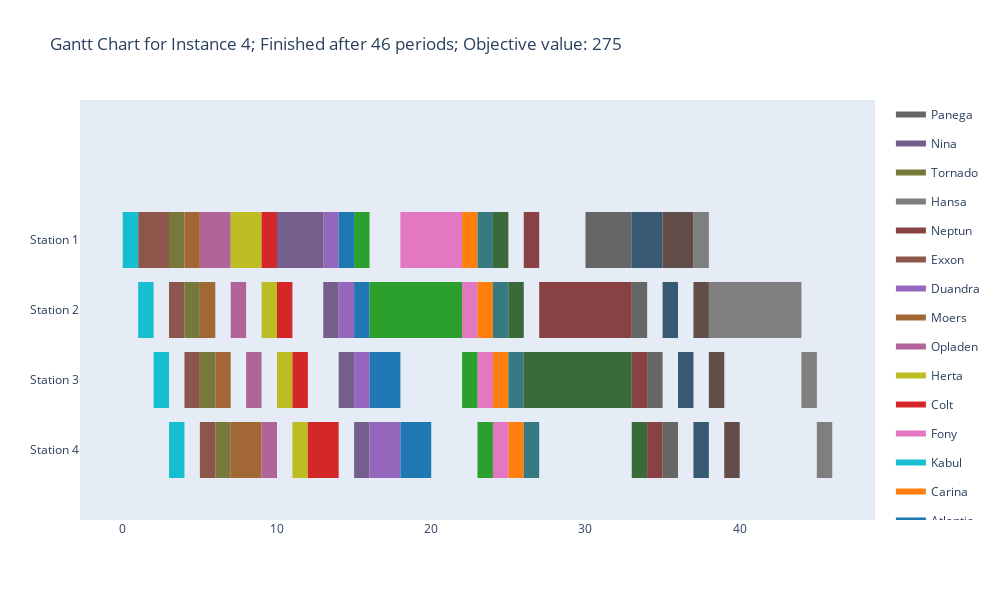

Here is the notebook cell this chart was saved with:
### Code cell
# Create gantt chart
gantt = create_gantt_chart(model, ships, ship_names, stations, X, W, A, F)

display(gantt)

### Figure 1 — Plotly figure (JSON) as saved in the notebook; plotly's stock layout.template omitted (floating-point values rounded to 4 significant figures)
{"data": [{"fill": "toself", "fillcolor": "rgb(102, 102, 102)", "hoverinfo": "name", "legendgroup": "rgb(102, 102, 102)", "mode": "none", "name": "Panega", "showlegend": true, "type": "scatter", "x": [30, 33, 33, 30, 30, 33, 34, 34, 33, 33, 34, 35, 35, 34, 34, 35, 36, 36, 35], "y": [2.6, 2.6, 3.4, 3.4, null, 1.6, 1.6, 2.4, 2.4, null, 0.6, 0.6, 1.4, 1.4, null, -0.4, -0.4, 0.4, 0.4]}, {"fill": "toself", "fillcolor": "rgb(118, 94, 140)", "hoverinfo": "name", "legendgroup": "rgb(118, 94, 140)", "mode": "none", "name": "Nina", "showlegend": true, "type": "scatter", "x": [10, 13, 13, 10, 10, 13, 14, 14, 13, 13, 14, 15, 15, 14, 14, 15, 16, 16, 15], "y": [2.6, 2.6, 3.4, 3.4, null, 1.6, 1.6, 2.4, 2.4, null, 0.6, 0.6, 1.4, 1.4, null, -0.4, -0.4, 0.4, 0.4]}, {"fill": "toself", "fillcolor": "rgb(120, 120, 58)", "hoverinfo": "name", "legendgroup": "rgb(120, 120, 58)", "mode": "none", "name": "Tornado", "showlegend": true, "type": "scatter", "x": [3, 4, 4, 3, 3, 4, 5, 5, 4, 4, 5, 6, 6, 5, 5, 6, 7, 7, 6], "y": [2.6, 2.6, 3.4, 3.4, null, 1.6, 1.6, 2.4, 2.4, null, 0.6, 0.6, 1.4, 1.4, null, -0.4, -0.4, 0.4, 0.4]}, {"fill": "toself", "fillcolor": "rgb(127, 127, 127)", "hoverinfo": "name", "legendgroup": "rgb(127, 127, 127)", "mode": "none", "name": "Hansa", "showlegend": true, "type": "scatter", "x": [37, 38, 38, 37, 37, 38, 44, 44, 38, 38, 44, 45, 45, 44, 44, 45, 46, 46, 45], "y": [2.6, 2.6, 3.4, 3.4, null, 1.6, 1.6, 2.4, 2.4, null, 0.6, 0.6, 1.4, 1.4, null, -0.4, -0.4, 0.4, 0.4]}, {"fill": "toself", "fillcolor": "rgb(136, 66, 67)", "hoverinfo": "name", "legendgroup": "rgb(136, 66, 67)", "mode": "none", "name": "Neptun", "showlegend": true, "type": "scatter", "x": [26, 27, 27, 26, 26, 27, 33, 33, 27, 27, 33, 34, 34, 33, 33, 34, 35, 35, 34], "y": [2.6, 2.6, 3.4, 3.4, null, 1.6, 1.6, 2.4, 2.4, null, 0.6, 0.6, 1.4, 1.4, null, -0.4, -0.4, 0.4, 0.4]}, {"fill": "toself", "fillcolor": "rgb(140, 86, 75)", "hoverinfo": "name", "legendgroup": "rgb(140, 86, 75)", "mode": "none", "name": "Exxon", "showlegend": true, "type": "scatter", "x": [1, 3, 3, 1, 1, 3, 4, 4, 3, 3, 4, 5, 5, 4, 4, 5, 6, 6, 5], "y": [2.6, 2.6, 3.4, 3.4, null, 1.6, 1.6, 2.4, 2.4, null, 0.6, 0.6, 1.4, 1.4, null, -0.4, -0.4, 0.4, 0.4]}, {"fill": "toself", "fillcolor": "rgb(148, 103, 189)", "hoverinfo": "name", "legendgroup": "rgb(148, 103, 189)", "mode": "none", "name": "Duandra", "showlegend": true, "type": "scatter", "x": [13, 14, 14, 13, 13, 14, 15, 15, 14, 14, 15, 16, 16, 15, 15, 16, 18, 18, 16], "y": [2.6, 2.6, 3.4, 3.4, null, 1.6, 1.6, 2.4, 2.4, null, 0.6, 0.6, 1.4, 1.4, null, -0.4, -0.4, 0.4, 0.4]}, {"fill": "toself", "fillcolor": "rgb(161, 104, 54)", "hoverinfo": "name", "legendgroup": "rgb(161, 104, 54)", "mode": "none", "name": "Moers", "showlegend": true, "type": "scatter", "x": [4, 5, 5, 4, 4, 5, 6, 6, 5, 5, 6, 7, 7, 6, 6, 7, 9, 9, 7], "y": [2.6, 2.6, 3.4, 3.4, null, 1.6, 1.6, 2.4, 2.4, null, 0.6, 0.6, 1.4, 1.4, null, -0.4, -0.4, 0.4, 0.4]}, {"fill": "toself", "fillcolor": "rgb(177, 100, 153)", "hoverinfo": "name", "legendgroup": "rgb(177, 100, 153)", "mode": "none", "name": "Opladen", "showlegend": true, "type": "scatter", "x": [5, 7, 7, 5, 5, 7, 8, 8, 7, 7, 8, 9, 9, 8, 8, 9, 10, 10, 9], "y": [2.6, 2.6, 3.4, 3.4, null, 1.6, 1.6, 2.4, 2.4, null, 0.6, 0.6, 1.4, 1.4, null, -0.4, -0.4, 0.4, 0.4]}, {"fill": "toself", "fillcolor": "rgb(188, 189, 34)", "hoverinfo": "name", "legendgroup": "rgb(188, 189, 34)", "mode": "none", "name": "Herta", "showlegend": true, "type": "scatter", "x": [7, 9, 9, 7, 7, 9, 10, 10, 9, 9, 10, 11, 11, 10, 10, 11, 12, 12, 11], "y": [2.6, 2.6, 3.4, 3.4, null, 1.6, 1.6, 2.4, 2.4, null, 0.6, 0.6, 1.4, 1.4, null, -0.4, -0.4, 0.4, 0.4]}, {"fill": "toself", "fillcolor": "rgb(214, 39, 40)", "hoverinfo": "name", "legendgroup": "rgb(214, 39, 40)", "mode": "none", "name": "Colt", "showlegend": true, "type": "scatter", "x": [9, 10, 10, 9, 9, 10, 11, 11, 10, 10, 11, 12, 12, 11, 11, 12, 14, 14, 12], "y": [2.6, 2.6, 3.4, 3.4, null, 1.6, 1.6, 2.4, 2.4, null, 0.6, 0.6, 1.4, 1.4, null, -0.4, -0.4, 0.4, 0.4]}, {"fill": "toself", "fillcolor": "rgb(227, 119, 194)", "hoverinfo": "name", "legendgroup": "rgb(227, 119, 194)", "mode": "none", "name": "Fony", "showlegend": true, "type": "scatter", "x": [18, 22, 22, 18, 18, 22, 23, 23, 22, 22, 23, 24, 24, 23, 23, 24, 25, 25, 24], "y": [2.6, 2.6, 3.4, 3.4, null, 1.6, 1.6, 2.4, 2.4, null, 0.6, 0.6, 1.4, 1.4, null, -0.4, -0.4, 0.4, 0.4]}, {"fill": "toself", "fillcolor": "rgb(23, 190, 207)", "hoverinfo": "name", "legendgroup": "rgb(23, 190, 207)", "mode": "none", "name": "Kabul", "showlegend": true, "type": "scatter", "x": [0, 1, 1, 0, 0, 1, 2, 2, 1, 1, 2, 3, 3, 2, 2, 3, 4, 4, 3], "y": [2.6, 2.6, 3.4, 3.4, null, 1.6, 1.6, 2.4, 2.4, null, 0.6, 0.6, 1.4, 1.4, null, -0.4, -0.4, 0.4, 0.4]}, {"fill": "toself", "fillcolor": "rgb(255, 127, 14)", "hoverinfo": "name", "legendgroup": "rgb(255, 127, 14)", "mode": "none", "name": "Carina", "showlegend": true, "type": "scatter", "x": [22, 23, 23, 22, 22, 23, 24, 24, 23, 23, 24, 25, 25, 24, 24, 25, 26, 26, 25], "y": [2.6, 2.6, 3.4, 3.4, null, 1.6, 1.6, 2.4, 2.4, null, 0.6, 0.6, 1.4, 1.4, null, -0.4, -0.4, 0.4, 0.4]}, {"fill": "toself", "fillcolor": "rgb(31, 119, 180)", "hoverinfo": "name", "legendgroup": "rgb(31, 119, 180)", "mode": "none", "name": "Atlantic", "showlegend": true, "type": "scatter", "x": [14, 15, 15, 14, 14, 15, 16, 16, 15, 15, 16, 18, 18, 16, 16, 18, 20, 20, 18], "y": [2.6, 2.6, 3.4, 3.4, null, 1.6, 1.6, 2.4, 2.4, null, 0.6, 0.6, 1.4, 1.4, null, -0.4, -0.4, 0.4, 0.4]}, {"fill": "toself", "fillcolor": "rgb(44, 160, 44)", "hoverinfo": "name", "legendgroup": "rgb(44, 160, 44)", "mode": "none", "name": "Clausthal", "showlegend": true, "type": "scatter", "x": [15, 16, 16, 15, 15, 16, 22, 22, 16, 16, 22, 23, 23, 22, 22, 23, 24, 24, 23], "y": [2.6, 2.6, 3.4, 3.4, null, 1.6, 1.6, 2.4, 2.4, null, 0.6, 0.6, 1.4, 1.4, null, -0.4, -0.4, 0.4, 0.4]}, {"fill": "toself", "fillcolor": "rgb(55, 122, 129)", "hoverinfo": "name", "legendgroup": "rgb(55, 122, 129)", "mode": "none", "name": "Waldhof", "showlegend": true, "type": "scatter", "x": [23, 24, 24, 23, 23, 24, 25, 25, 24, 24, 25, 26, 26, 25, 25, 26, 27, 27, 26], "y": [2.6, 2.6, 3.4, 3.4, null, 1.6, 1.6, 2.4, 2.4, null, 0.6, 0.6, 1.4, 1.4, null, -0.4, -0.4, 0.4, 0.4]}, {"fill": "toself", "fillcolor": "rgb(55, 90, 114)", "hoverinfo": "name", "legendgroup": "rgb(55, 90, 114)", "mode": "none", "name": "Megara", "showlegend": true, "type": "scatter", "x": [33, 35, 35, 33, 33, 35, 36, 36, 35, 35, 36, 37, 37, 36, 36, 37, 38, 38, 37], "y": [2.6, 2.6, 3.4, 3.4, null, 1.6, 1.6, 2.4, 2.4, null, 0.6, 0.6, 1.4, 1.4, null, -0.4, -0.4, 0.4, 0.4]}, {"fill": "toself", "fillcolor": "rgb(58, 105, 58)", "hoverinfo": "name", "legendgroup": "rgb(58, 105, 58)", "mode": "none", "name": "Natalie", "showlegend": true, "type": "scatter", "x": [24, 25, 25, 24, 24, 25, 26, 26, 25, 25, 26, 33, 33, 26, 26, 33, 34, 34, 33], "y": [2.6, 2.6, 3.4, 3.4, null, 1.6, 1.6, 2.4, 2.4, null, 0.6, 0.6, 1.4, 1.4, null, -0.4, -0.4, 0.4, 0.4]}, {"fill": "toself", "fillcolor": "rgb(99, 77, 73)", "hoverinfo": "name", "legendgroup": "rgb(99, 77, 73)", "mode": "none", "name": "Onassis", "showlegend": true, "type": "scatter", "x": [35, 37, 37, 35, 35, 37, 38, 38, 37, 37, 38, 39, 39, 38, 38, 39, 40, 40, 39], "y": [2.6, 2.6, 3.4, 3.4, null, 1.6, 1.6, 2.4, 2.4, null, 0.6, 0.6, 1.4, 1.4, null, -0.4, -0.4, 0.4, 0.4]}, {"legendgroup": "rgb(102, 102, 102)", "marker": {"color": "rgb(102, 102, 102)", "opacity": 0, "size": 1}, "mode": "markers", "name": "", "showlegend": false, "text": [null, null, null, null, null, null, null, null], "type": "scatter", "x": [30, 33, 33, 34, 34, 35, 35, 36], "y": [3, 3, 2, 2, 1, 1, 0, 0]}, {"legendgroup": "rgb(118, 94, 140)", "marker": {"color": "rgb(118, 94, 140)", "opacity": 0, "size": 1}, "mode": "markers", "name": "", "showlegend": false, "text": [null, null, null, null, null, null, null, null], "type": "scatter", "x": [10, 13, 13, 14, 14, 15, 15, 16], "y": [3, 3, 2, 2, 1, 1, 0, 0]}, {"legendgroup": "rgb(120, 120, 58)", "marker": {"color": "rgb(120, 120, 58)", "opacity": 0, "size": 1}, "mode": "markers", "name": "", "showlegend": false, "text": [null, null, null, null, null, null, null, null], "type": "scatter", "x": [3, 4, 4, 5, 5, 6, 6, 7], "y": [3, 3, 2, 2, 1, 1, 0, 0]}, {"legendgroup": "rgb(127, 127, 127)", "marker": {"color": "rgb(127, 127, 127)", "opacity": 0, "size": 1}, "mode": "markers", "name": "", "showlegend": false, "text": [null, null, null, null, null, null, null, null], "type": "scatter", "x": [37, 38, 38, 44, 44, 45, 45, 46], "y": [3, 3, 2, 2, 1, 1, 0, 0]}, {"legendgroup": "rgb(136, 66, 67)", "marker": {"color": "rgb(136, 66, 67)", "opacity": 0, "size": 1}, "mode": "markers", "name": "", "showlegend": false, "text": [null, null, null, null, null, null, null, null], "type": "scatter", "x": [26, 27, 27, 33, 33, 34, 34, 35], "y": [3, 3, 2, 2, 1, 1, 0, 0]}, {"legendgroup": "rgb(140, 86, 75)", "marker": {"color": "rgb(140, 86, 75)", "opacity": 0, "size": 1}, "mode": "markers", "name": "", "showlegend": false, "text": [null, null, null, null, null, null, null, null], "type": "scatter", "x": [1, 3, 3, 4, 4, 5, 5, 6], "y": [3, 3, 2, 2, 1, 1, 0, 0]}, {"legendgroup": "rgb(148, 103, 189)", "marker": {"color": "rgb(148, 103, 189)", "opacity": 0, "size": 1}, "mode": "markers", "name": "", "showlegend": false, "text": [null, null, null, null, null, null, null, null], "type": "scatter", "x": [13, 14, 14, 15, 15, 16, 16, 18], "y": [3, 3, 2, 2, 1, 1, 0, 0]}, {"legendgroup": "rgb(161, 104, 54)", "marker": {"color": "rgb(161, 104, 54)", "opacity": 0, "size": 1}, "mode": "markers", "name": "", "showlegend": false, "text": [null, null, null, null, null, null, null, null], "type": "scatter", "x": [4, 5, 5, 6, 6, 7, 7, 9], "y": [3, 3, 2, 2, 1, 1, 0, 0]}, {"legendgroup": "rgb(177, 100, 153)", "marker": {"color": "rgb(177, 100, 153)", "opacity": 0, "size": 1}, "mode": "markers", "name": "", "showlegend": false, "text": [null, null, null, null, null, null, null, null], "type": "scatter", "x": [5, 7, 7, 8, 8, 9, 9, 10], "y": [3, 3, 2, 2, 1, 1, 0, 0]}, {"legendgroup": "rgb(188, 189, 34)", "marker": {"color": "rgb(188, 189, 34)", "opacity": 0, "size": 1}, "mode": "markers", "name": "", "showlegend": false, "text": [null, null, null, null, null, null, null, null], "type": "scatter", "x": [7, 9, 9, 10, 10, 11, 11, 12], "y": [3, 3, 2, 2, 1, 1, 0, 0]}, {"legendgroup": "rgb(214, 39, 40)", "marker": {"color": "rgb(214, 39, 40)", "opacity": 0, "size": 1}, "mode": "markers", "name": "", "showlegend": false, "text": [null, null, null, null, null, null, null, null], "type": "scatter", "x": [9, 10, 10, 11, 11, 12, 12, 14], "y": [3, 3, 2, 2, 1, 1, 0, 0]}, {"legendgroup": "rgb(227, 119, 194)", "marker": {"color": "rgb(227, 119, 194)", "opacity": 0, "size": 1}, "mode": "markers", "name": "", "showlegend": false, "text": [null, null, null, null, null, null, null, null], "type": "scatter", "x": [18, 22, 22, 23, 23, 24, 24, 25], "y": [3, 3, 2, 2, 1, 1, 0, 0]}, {"legendgroup": "rgb(23, 190, 207)", "marker": {"color": "rgb(23, 190, 207)", "opacity": 0, "size": 1}, "mode": "markers", "name": "", "showlegend": false, "text": [null, null, null, null, null, null, null, null], "type": "scatter", "x": [0, 1, 1, 2, 2, 3, 3, 4], "y": [3, 3, 2, 2, 1, 1, 0, 0]}, {"legendgroup": "rgb(255, 127, 14)", "marker": {"color": "rgb(255, 127, 14)", "opacity": 0, "size": 1}, "mode": "markers", "name": "", "showlegend": false, "text": [null, null, null, null, null, null, null, null], "type": "scatter", "x": [22, 23, 23, 24, 24, 25, 25, 26], "y": [3, 3, 2, 2, 1, 1, 0, 0]}, {"legendgroup": "rgb(31, 119, 180)", "marker": {"color": "rgb(31, 119, 180)", "opacity": 0, "size": 1}, "mode": "markers", "name": "", "showlegend": false, "text": [null, null, null, null, null, null, null, null], "type": "scatter", "x": [14, 15, 15, 16, 16, 18, 18, 20], "y": [3, 3, 2, 2, 1, 1, 0, 0]}, {"legendgroup": "rgb(44, 160, 44)", "marker": {"color": "rgb(44, 160, 44)", "opacity": 0, "size": 1}, "mode": "markers", "name": "", "showlegend": false, "text": [null, null, null, null, null, null, null, null], "type": "scatter", "x": [15, 16, 16, 22, 22, 23, 23, 24], "y": [3, 3, 2, 2, 1, 1, 0, 0]}, {"legendgroup": "rgb(55, 122, 129)", "marker": {"color": "rgb(55, 122, 129)", "opacity": 0, "size": 1}, "mode": "markers", "name": "", "showlegend": false, "text": [null, null, null, null, null, null, null, null], "type": "scatter", "x": [23, 24, 24, 25, 25, 26, 26, 27], "y": [3, 3, 2, 2, 1, 1, 0, 0]}, {"legendgroup": "rgb(55, 90, 114)", "marker": {"color": "rgb(55, 90, 114)", "opacity": 0, "size": 1}, "mode": "markers", "name": "", "showlegend": false, "text": [null, null, null, null, null, null, null, null], "type": "scatter", "x": [33, 35, 35, 36, 36, 37, 37, 38], "y": [3, 3, 2, 2, 1, 1, 0, 0]}, {"legendgroup": "rgb(58, 105, 58)", "marker": {"color": "rgb(58, 105, 58)", "opacity": 0, "size": 1}, "mode": "markers", "name": "", "showlegend": false, "text": [null, null, null, null, null, null, null, null], "type": "scatter", "x": [24, 25, 25, 26, 26, 33, 33, 34], "y": [3, 3, 2, 2, 1, 1, 0, 0]}, {"legendgroup": "rgb(99, 77, 73)", "marker": {"color": "rgb(99, 77, 73)", "opacity": 0, "size": 1}, "mode": "markers", "name": "", "showlegend": false, "text": [null, null, null, null, null, null, null, null], "type": "scatter", "x": [35, 37, 37, 38, 38, 39, 39, 40], "y": [3, 3, 2, 2, 1, 1, 0, 0]}], "layout": {"autosize": false, "height": 600, "hovermode": "closest", "showlegend": true, "title": {"text": "Gantt Chart for Instance 4; Finished after 46 periods; Objective value: 275"}, "width": 1000, "xaxis": {"rangeselector": {"buttons": [{"count": 7, "label": "1w", "step": "day", "stepmode": "backward"}, {"count": 1, "label": "1m", "step": "month", "stepmode": "backward"}, {"count": 6, "label": "6m", "step": "month", "stepmode": "backward"}, {"count": 1, "label": "YTD", "step": "year", "stepmode": "todate"}, {"count": 1, "label": "1y", "step": "year", "stepmode": "backward"}, {"step": "all"}]}, "showgrid": false, "type": "linear", "zeroline": false}, "yaxis": {"autorange": false, "range": [-1, 5], "showgrid": false, "ticktext": ["Station 4", "Station 3", "Station 2", "Station 1"], "tickvals": [0, 1, 2, 3], "zeroline": false}}}
